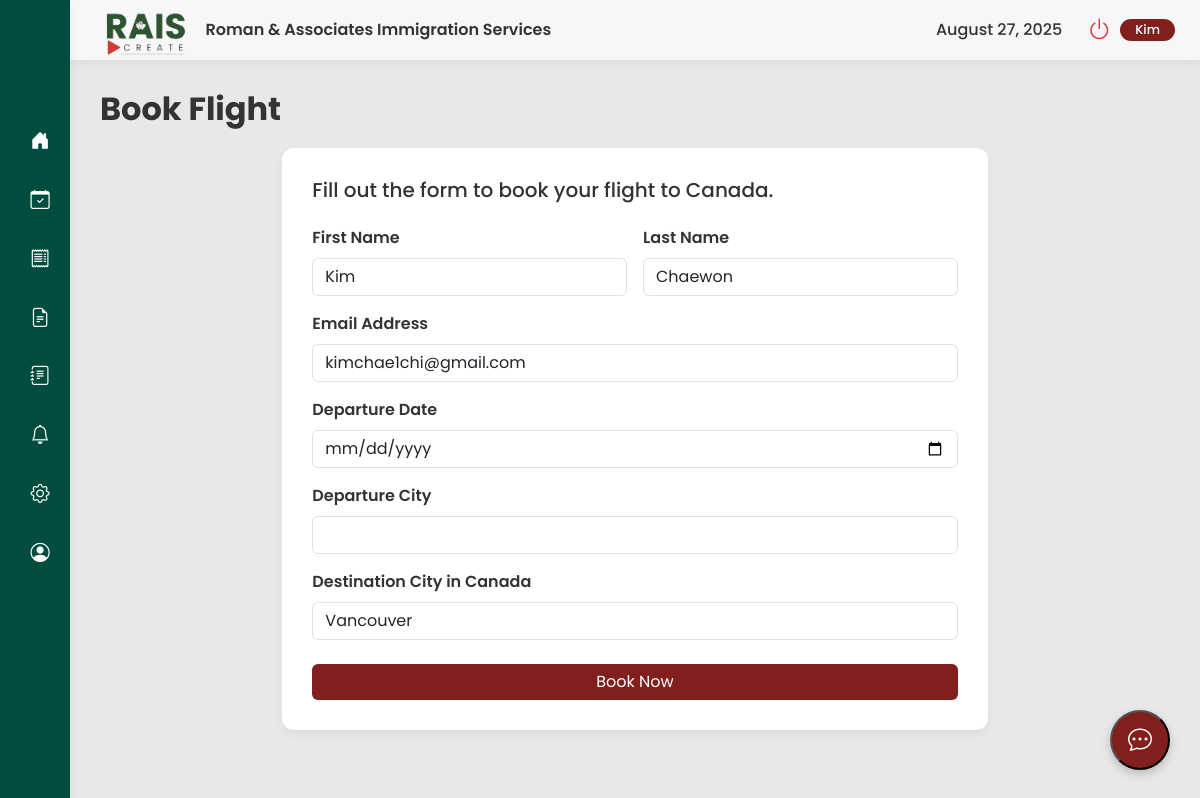
Screenshot of /user/book-flight.php (signed in) with the database file from the repository.
### tables this page shows
CREATE TABLE `users` (
  `id` int(11) NOT NULL,
  `firstName` varchar(50) NOT NULL,
  `lastName` varchar(50) NOT NULL,
  `address` varchar(255) NOT NULL,
  `phone` varchar(20) NOT NULL,
  `email` varchar(100) NOT NULL,
  `password` varchar(255) NOT NULL,
  `profileImage` varchar(255) DEFAULT NULL,
  `location` varchar(255) DEFAULT NULL,
  `birthday` date DEFAULT NULL,
  `facebook` varchar(255) DEFAULT NULL,
  `instagram` varchar(255) DEFAULT NULL,
  `gmail` varchar(255) DEFAULT NULL,
  `email_notifications` tinyint(1) NOT NULL DEFAULT 1,
  `dark_mode` tinyint(1) NOT NULL DEFAULT 0,
  `documents_uploaded` tinyint(1) NOT NULL DEFAULT 0,
  `profile_picture_uploaded` tinyint(1) NOT NULL DEFAULT 0,
  `birthday_added` tinyint(1) NOT NULL DEFAULT 0,
  `social_links_added` tinyint(1) NOT NULL DEFAULT 0,
  `has_seen_tour` tinyint(1) NOT NULL DEFAULT 0
);

### user/book-flight.php (the view, shortened to what this page needs)
<?php
include_once '../config.php';
$userId = $_SESSION['id'];
$stmt = $conn->prepare("SELECT firstName, lastName, email, dark_mode FROM users WHERE id = ?");
$stmt->bind_param("i", $userId);
$stmt->execute();
$result = $stmt->get_result();
$userProfile = $result->fetch_assoc();
$darkModeEnabled = (bool)$userProfile['dark_mode'];
?>
<!doctype html>
<html lang="en">
<head>
    <link href="https://cdn.jsdelivr.net/npm/bootstrap@5.3.3/dist/css/bootstrap.min.css" rel="stylesheet">
    <link rel="stylesheet" href="https://cdn.jsdelivr.net/npm/bootstrap-icons@1.11.3/font/bootstrap-icons.min.css">
</head>
<body class="<?php echo $darkModeEnabled ? 'dark-mode' : ''; ?>">
    <div class="main-wrapper">
        <aside class="sidebar d-flex flex-column">
            <nav class="nav flex-column">
                <a class="nav-link" href="dashboard.php"><i class="bi bi-house-door-fill"></i><span>Dashboard</span></a>
                <a class="nav-link" href="book-consultation.php"><i class="bi bi-calendar-check"></i></a>
                <a class="nav-link" href="statement-of-account.php"><i class="bi bi-receipt"></i></a>
                <a class="nav-link" href="documents.php"><i class="bi bi-file-earmark-text"></i><span>Documents</span></a>
                <a class="nav-link" href="forms.php"><i class="bi bi-journal-text"></i><span>Forms</span></a>
                <a class="nav-link" href="notifications.php"><i class="bi bi-bell"></i><span>Notifications</span></a>
                <a class="nav-link" href="settings.php"><i class="bi bi-gear"></i><span>Settings</span></a>
                <a class="nav-link" href="profile.php"><i class="bi bi-person-circle"></i><span>Profile</span></a>
            </nav>
        </aside>
        <div class="content-area">
            <div class="header">
                <div class="header-brand d-flex align-items-center">
                    <img src="../img/logo.png" alt="RAIS Logo" class="header-logo-img light-mode-logo">
                    <span class="header-title">Roman & Associates Immigration Services</span>
                </div>
                <div class="user-status d-flex align-items-center gap-2">
                    <div id="headerDate" class="me-3" style="font-weight: 500;"></div>
                    <a href="../logout.php" class="btn btn-link power-btn"><i class="bi bi-power"></i></a>
                    <span class="badge"><?php echo htmlspecialchars($userProfile['firstName']); ?></span>
                </div>
            </div>
            <main class="main-content">
                <h1>Book Flight</h1>
                <div class="row g-4 justify-content-center">
                    <div class="col-12 col-lg-8">
                        <div class="content-card flight-form-card">
                            <h5 class="mb-4">Fill out the form to book your flight to Canada.</h5>
                            <form>
                                <div class="row g-3 mb-3">
                                    <div class="col-12 col-md-6">
                                        <label for="firstName" class="form-label">First Name</label>
                                        <input type="text" class="form-control" id="firstName" value="<?= htmlspecialchars($userProfile['firstName']) ?>" required>
                                    </div>
                                    <div class="col-12 col-md-6">
                                        <label for="lastName" class="form-label">Last Name</label>
                                        <input type="text" class="form-control" id="lastName" value="<?= htmlspecialchars($userProfile['lastName']) ?>" required>
                                    </div>
                                </div>
                                <div class="mb-3">
                                    <label for="email" class="form-label">Email Address</label>
                                    <input type="email" class="form-control" id="email" value="<?= htmlspecialchars($userProfile['email']) ?>" required>
                                </div>
                                <div class="mb-3">
                                    <label for="departureDate" class="form-label">Departure Date</label>
                                    <input type="date" class="form-control" id="departureDate" required>
                                </div>
                                <div class="mb-3">
                                    <label for="departureCity" class="form-label">Departure City</label>
                                    <input type="text" class="form-control" id="departureCity" required>
                                </div>
                                <div class="mb-3">
                                    <label for="destinationCity" class="form-label">Destination City in Canada</label>
                                    <input type="text" class="form-control" id="destinationCity" value="Vancouver" required>
                                </div>
                                <div class="d-grid mt-4">
                                    <button type="submit" class="btn btn-primary">Book Now</button>
                                </div>
                            </form>
                        </div>
                    </div>
                </div>
            </main>
        </div>
    </div>
    <button class="chat-toggle-btn" onclick="toggleChat()">
        <i class="bi bi-chat-dots"></i>
    </button>
</body>
</html>

### user/book-flight.php (style rules this page uses)
:root { --rais-primary-green: #004d40; --rais-dark-green: #00332c; --rais-text-dark: #333333; --rais-text-light: #525252; --rais-card-bg: #FFFFFF; --rais-light-gray: #E8E8E8; --rais-bg-light: #F7F7F7; --rais-shadow: 0 4px 10px rgba(0, 0, 0, 0.05); --rais-button-maroon: #811F1D; }
body { font-family: 'Poppins', sans-serif; background-color: var(--rais-light-gray); color: var(--rais-text-dark); overflow: hidden; }
.main-wrapper { display: flex; height: 100vh; }
.sidebar { background-color: var(--rais-primary-green); width: 70px; flex-shrink: 0; color: white; padding: 30px 0; box-shadow: var(--rais-shadow); transition: width 0.3s ease-in-out; overflow: hidden; position: fixed; top: 0; height: 100vh; display: flex; flex-direction: column; z-index: 1031; }
.sidebar .nav { flex-grow: 1; }
.sidebar .nav-link { color: white; font-weight: 500; padding: 15px 30px; display: flex; align-items: center; gap: 15px; white-space: nowrap; transition: background-color 0.3s ease; }
.sidebar .nav-link i { font-size: 1.2rem; min-width: 20px; text-align: center; }
.content-area { flex-grow: 1; height: 100vh; overflow-y: auto; margin-left: 70px; }
.header { background-color: var(--rais-bg-light); height: 60px; display: flex; justify-content: space-between; align-items: center; padding: 0 25px; box-shadow: var(--rais-shadow); position: sticky; top: 0; z-index: 1020; }
.header-brand { gap: 10px; }
.header-logo-img { height: 100px; width: auto; object-fit: contain; }
.header-title { font-size: 1rem; font-weight: 600; color: var(--rais-text-dark); white-space: nowrap; }
.user-status { display: flex; align-items: center; gap: 10px; }
.user-status .badge { background-color: var(--rais-button-maroon); font-size: 0.8rem; font-weight: 500; padding: 5px 15px; border-radius: 20px; }
.user-status .btn { color: var(--rais-text-light); font-size: 1.5rem; padding: 0; }
.power-btn i { color: #dc3545; }
.main-content { flex-grow: 1; padding: 30px; }
.main-content h1 { font-size: 2rem; font-weight: 700; margin-bottom: 20px; }
.content-card { background-color: var(--rais-card-bg); border-radius: 12px; box-shadow: var(--rais-shadow); padding: 30px; }
.flight-form-card .form-label { font-weight: 600; }
.flight-form-card .btn-primary { background-color: var(--rais-button-maroon); border: none; transition: background-color 0.2s; }
.chat-toggle-btn { position: fixed; bottom: 30px; right: 30px; background-color: var(--rais-button-maroon); color: white; border-radius: 50%; width: 60px; height: 60px; display: flex; align-items: center; justify-content: center; font-size: 1.5rem; box-shadow: 0 4px 10px rgba(0, 0, 0, 0.2); cursor: pointer; z-index: 100; }

### rows the page displays
users: firstName "Kim", lastName "Chaewon", email "kimchae1chi@gmail.com"
